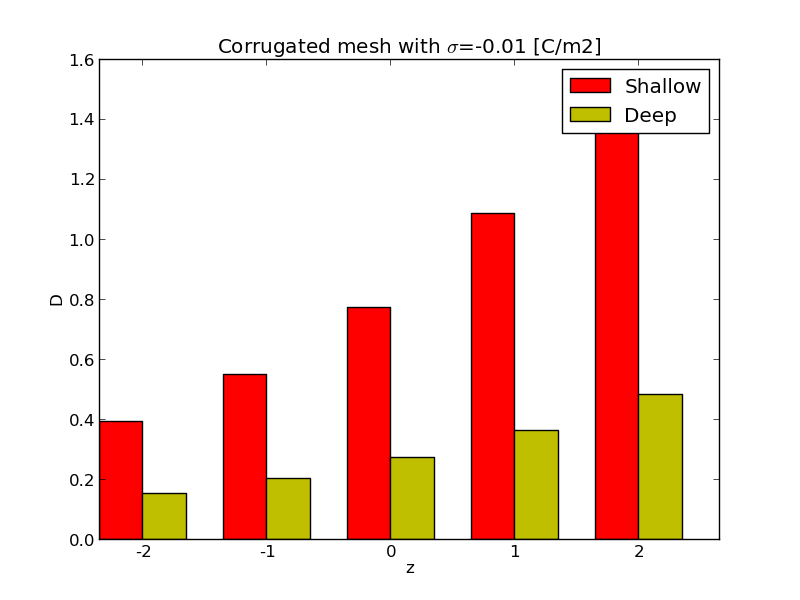

Recreate this plot in Python.
from dolfin import *
import numpy as np
import matplotlib.pylab as plt
import sys
#sys.path.append("/home/huskeypm/sources/smolhomog/example/myofibril/")
sys.path.append("/net/home/huskeypm/Sources/smolhomog/example/")


import caseRunner as cr # just for PB stuff


cr.tol = 4.
class outerBoundary(SubDomain):
  
  def inside(self,x,on_boundary):
    outer = x[1] > (cr.maxs[1]-cr.tol)  or x[1] < (cr.mins[1]+cr.tol)
    #print "Using outer"
    #if outer:
    #if(1):
    #  print x[1], cr.mins[1],cr.maxs[1], outer
    return outer and on_boundary

class innerBoundary(SubDomain):
  def inside(self,x,on_boundary):
    inner = x[1] <= (cr.maxs[1]+cr.tol) or x[1] >= (cr.mins[1]-cr.tol)
    return inner and on_boundary


# <codecell>


# <codecell>


# ionC [M]
# sigma [C/m^2]
## def runCase(meshFile,ionC=0.15,sigma=-0.01):
##     mesh = Mesh(meshFile)
##     
##     cr.mins=np.min(mesh.coordinates(),axis=0)
##     cr.maxs=np.max(mesh.coordinates(),axis=0)
##     
##     
##     V = FunctionSpace(mesh,"CG",1)
##     dim=2
##     subdomains = MeshFunction("uint",mesh,dim-1)
##     boundary = outerBoundary();
##     outerMarker = 2
##     boundary.mark(subdomains,outerMarker) 
##   
##     #f = Constant(1.)    
##     #bc = DirichletBC(V, f, subdomains,outerMarker)
##     #view = Function(V)
##     #bc.apply(view.vector())
##     #File("view.pvd") << view
##     
##     #import view
##     #view.PrintBoundary(mesh,bcs)
##     parms = pb.parms
##     parms.ionC = ionC # M 
##     boundaryPotential = pb.Grahame(sigma,parms.ionC)
##     print boundaryPotential
##     parms.update()
## 
##     bcs=[]
##     f = Constant(boundaryPotential)
##     bcs.append(DirichletBC(V, f, subdomains,outerMarker))
##     
##     ## Solve PB eqn 
##     (V,potential)= pb.PBEngine(mesh,V,subdomains,bcs)
##     File("psi2.pvd") << potential
##     scaledPotential = Function(V)
##     print "return for now" 
##     return 1,2
##     
##     zLigs = np.array([-1,0,1])
##     Ds = np.zeros(np.shape(zLigs)[0])
##     for i,zLig in enumerate(zLigs):
##       parms.zLig = zLig
## 
##       #scaledPotential.vector()[:] = parms.Fz_o_RT*potential.vector()[:]  
##       scaledPotential.vector()[:] = parms.F_o_RT*potential.vector()[:]
##       scaledPotential.vector()[:] = parms.kT * scaledPotential.vector()[:]  # (z=+,psi=+) --> V
##       results = hl.runHomog(fileXML=meshFile,psi=scaledPotential,\
##                             reflectiveBoundary="backfront",q=parms.zLig,smolMode=True)
##       #print "y dir ", results.d_eff[1] 
##       Ds[i] =results.d_eff[0]
##         
##     return zLigs, Ds
## 
##      
## 
# <codecell>
# overwrite definition 
#cr.outerBoundary = outerBoundary
#cr.innerBoundary = outerBoundary
#cr.chargeBoundary=outerBoundary

def test():
  meshFile="meshShallow.xml"
  mesh = Mesh(meshFile)
  cr.mins=np.min(mesh.coordinates(),axis=0)
  cr.maxs=np.max(mesh.coordinates(),axis=0)

  z,Ds=cr.runCase(meshFile=meshFile,ionC=5.00,sigma=-0.1,chargeBoundary=outerBoundary)     
  print Ds

def run():
  meshFile="meshShallow.xml"
  mesh = Mesh(meshFile)
  cr.mins=np.min(mesh.coordinates(),axis=0)
  cr.maxs=np.max(mesh.coordinates(),axis=0)

  class empty:pass
  shallow = empty()
  shallow.meshFile="meshShallow.xml"
  shallow.zLigs,shallow.Ds=cr.runCase(meshFile=shallow.meshFile,\
    ionC=0.15,sigma=-0.01,chargeBoundary=outerBoundary)
  
  deep = empty()
  deep.meshFile="meshDeep.xml"
  deep.zLigs,deep.Ds=cr.runCase(meshFile=deep.meshFile,\
    ionC=0.15,sigma=-0.01,chargeBoundary=outerBoundary)   
  
  N=np.shape(deep.zLigs)[0]
  ind = np.arange(N)  # the x locations for the groups
  width = 0.35       # the width of the bars
  
  fig, ax = plt.subplots()
  rects1 = ax.bar(ind, shallow.Ds, width, color='r')
  rects2 = ax.bar(ind+width, deep.Ds, width, color='y')
  
  ax.set_ylabel('D')
  ax.set_xlabel('z')
  ax.set_title('Corrugated mesh with $\sigma$=-0.01 [C/m2]')
  ax.set_xticks(ind+width)
  ax.set_xticklabels( deep.zLigs )
  
  ax.legend((rects1[0], rects2[0]), ('Shallow', 'Deep') )
  plt.gcf().savefig("corrugated.png")
  

#!/usr/bin/env python
import sys
#
# Revisions
#       10.08.10 inception
#


def helpmsg():
  scriptName= sys.argv[0]
  msg="""
Purpose: 
 
Usage:
"""
  msg+="  %s -validation" % (scriptName)
  msg+="""
  
 
Notes:

"""
  return msg

if __name__ == "__main__":
  import sys
  msg = helpmsg()
  remap = "none"

  if len(sys.argv) < 2:
      raise RuntimeError(msg)

  fileIn= sys.argv[1]
  if(len(sys.argv)==3):
    print "arg"

  for i,arg in enumerate(sys.argv):
    if(arg=="-validation"):
      run()            
      quit()
    if(arg=="-test"):
      test()            
      quit()
  





  raise RuntimeError("Arguments not understood")




